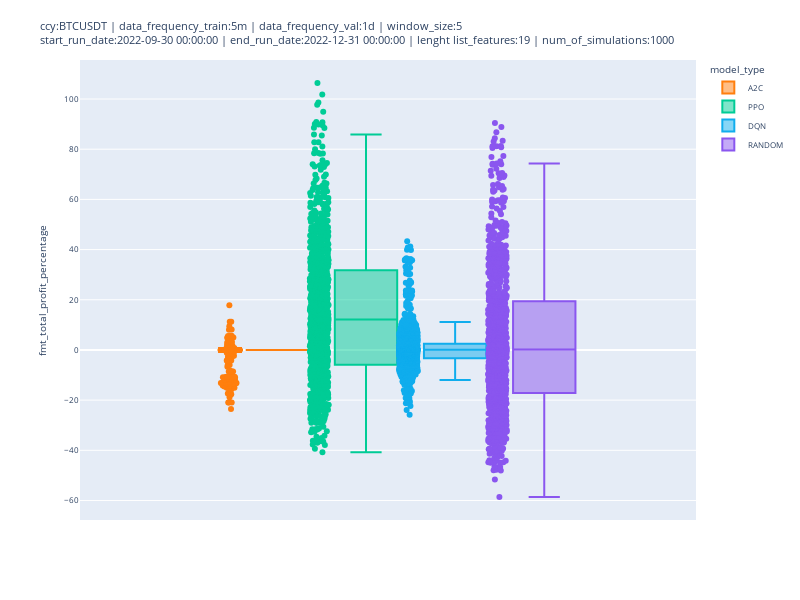

Write notebook code for a chart like this one.
### Code cell
fig = px.box(df_sim_results, y="fmt_total_profit_percentage", color="model_type", points="all", color_discrete_sequence=[ "#FF7F0E", "#00CC96", "#10aded", "#8A56EF"],  width=800, height=600)
fig.update_layout(title=str_title, font={'size': 8})
fig.write_html(os.path.join('../results', 'plots', 'total_profit_percentage', 'box_plot_' + file_export_plot_sim_results + '.html'))
fig.show()

### Figure 1 — Plotly figure (JSON) as saved in the notebook; plotly's stock layout.template omitted (floating-point values rounded to 4 significant figures; data arrays with more than 128 entries replaced by an {"elided": "..."} marker saying what was removed)
{"data": [{"alignmentgroup": "True", "boxpoints": "all", "hovertemplate": "model_type=A2C<br>fmt_total_profit_percentage=%{y}<extra></extra>", "legendgroup": "A2C", "marker": {"color": "#FF7F0E"}, "name": "A2C", "notched": false, "offsetgroup": "A2C", "orientation": "v", "showlegend": true, "type": "box", "x0": " ", "xaxis": "x", "y": {"elided": "1000 float values"}, "y0": " ", "yaxis": "y"}, {"alignmentgroup": "True", "boxpoints": "all", "hovertemplate": "model_type=PPO<br>fmt_total_profit_percentage=%{y}<extra></extra>", "legendgroup": "PPO", "marker": {"color": "#00CC96"}, "name": "PPO", "notched": false, "offsetgroup": "PPO", "orientation": "v", "showlegend": true, "type": "box", "x0": " ", "xaxis": "x", "y": {"elided": "1000 float values"}, "y0": " ", "yaxis": "y"}, {"alignmentgroup": "True", "boxpoints": "all", "hovertemplate": "model_type=DQN<br>fmt_total_profit_percentage=%{y}<extra></extra>", "legendgroup": "DQN", "marker": {"color": "#10aded"}, "name": "DQN", "notched": false, "offsetgroup": "DQN", "orientation": "v", "showlegend": true, "type": "box", "x0": " ", "xaxis": "x", "y": {"elided": "1000 float values"}, "y0": " ", "yaxis": "y"}, {"alignmentgroup": "True", "boxpoints": "all", "hovertemplate": "model_type=RANDOM<br>fmt_total_profit_percentage=%{y}<extra></extra>", "legendgroup": "RANDOM", "marker": {"color": "#8A56EF"}, "name": "RANDOM", "notched": false, "offsetgroup": "RANDOM", "orientation": "v", "showlegend": true, "type": "box", "x0": " ", "xaxis": "x", "y": {"elided": "1000 float values"}, "y0": " ", "yaxis": "y"}], "layout": {"boxmode": "group", "font": {"size": 8}, "height": 600, "legend": {"title": {"text": "model_type"}, "tracegroupgap": 0}, "margin": {"t": 60}, "title": {"text": "ccy:BTCUSDT | data_frequency_train:5m | data_frequency_val:1d | window_size:5<br>start_run_date:2022-09-30 00:00:00 | end_run_date:2022-12-31 00:00:00 | lenght list_features:19 | num_of_simulations:1000"}, "width": 800, "xaxis": {"anchor": "y", "domain": [0, 1]}, "yaxis": {"anchor": "x", "domain": [0, 1], "title": {"text": "fmt_total_profit_percentage"}}}}
